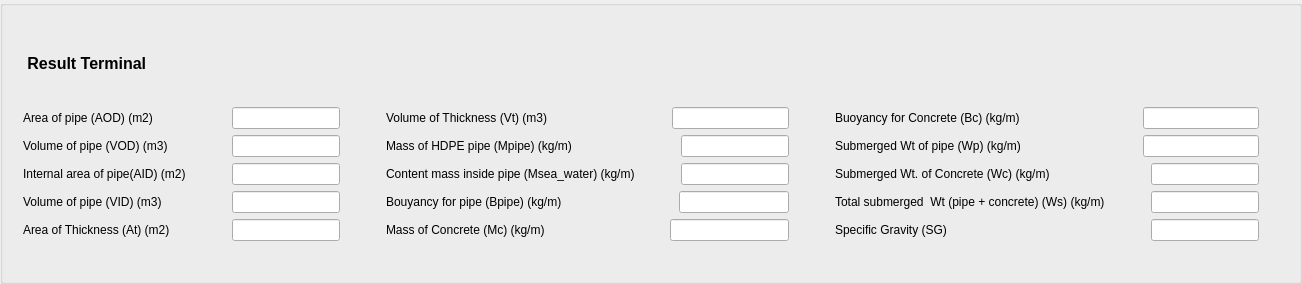
        <widget class="QGroupBox" name="groupBox_4">
         <property name="title">
          <string/>
         </property>
         <layout class="QGridLayout" name="gridLayout_4">
          <item row="0" column="0">
           <widget class="QWidget" name="widget_2" native="true">
            <layout class="QGridLayout" name="gridLayout_3">
             <item row="1" column="0">
              <layout class="QHBoxLayout" name="horizontalLayout_54">
               <item>
                <layout class="QGridLayout" name="gridLayout_17">
                 <item row="3" column="0">
                  <layout class="QHBoxLayout" name="horizontalLayout_55">
                   <item>
                    <widget class="QLabel" name="VID_label_54">
                     <property name="text">
                      <string>Volume of pipe (VID) (m3)</string>
                     </property>
                    </widget>
                   </item>
                   <item>
                    <spacer name="horizontalSpacer_63">
                     <property name="orientation">
                      <enum>Qt::Horizontal</enum>
                     </property>
                     <property name="sizeHint" stdset="0">
                      <size>
                       <width>40</width>
                       <height>20</height>
                      </size>
                     </property>
                    </spacer>
                   </item>
                   <item>
                    <widget class="QLineEdit" name="VID_lineEdit"/>
                   </item>
                  </layout>
                 </item>
                 <item row="2" column="0">
                  <layout class="QHBoxLayout" name="horizontalLayout_56">
                   <item>
                    <widget class="QLabel" name="AID_label">
                     <property name="text">
                      <string>Internal area of pipe(AID) (m2)</string>
                     </property>
                    </widget>
                   </item>
                   <item>
                    <spacer name="horizontalSpacer_64">
                     <property name="orientation">
                      <enum>Qt::Horizontal</enum>
                     </property>
                     <property name="sizeHint" stdset="0">
                      <size>
                       <width>40</width>
                       <height>20</height>
                      </size>
                     </property>
                    </spacer>
                   </item>
                   <item>
                    <widget class="QLineEdit" name="AID_lineEdit"/>
                   </item>
                  </layout>
                 </item>
                 <item row="1" column="0">
                  <layout class="QHBoxLayout" name="horizontalLayout_57">
                   <item>
                    <widget class="QLabel" name="VOD_label">
                     <property name="text">
                      <string>Volume of pipe (VOD) (m3)</string>
                     </property>
                    </widget>
                   </item>
                   <item>
                    <spacer name="horizontalSpacer_65">
                     <property name="orientation">
                      <enum>Qt::Horizontal</enum>
                     </property>
                     <property name="sizeHint" stdset="0">
                      <size>
                       <width>40</width>
                       <height>20</height>
                      </size>
                     </property>
                    </spacer>
                   </item>
                   <item>
                    <widget class="QLineEdit" name="VOD_lineEdit"/>
                   </item>
                  </layout>
                 </item>
                 <item row="4" column="0">
                  <layout class="QHBoxLayout" name="horizontalLayout_58">
                   <item>
                    <widget class="QLabel" name="At_label">
                     <property name="text">
                      <string>Area of Thickness (At) (m2)</string>
                     </property>
                    </widget>
                   </item>
                   <item>
                    <spacer name="horizontalSpacer_66">
                     <property name="orientation">
                      <enum>Qt::Horizontal</enum>
                     </property>
                     <property name="sizeHint" stdset="0">
                      <size>
                       <width>40</width>
                       <height>20</height>
                      </size>
                     </property>
                    </spacer>
                   </item>
                   <item>
                    <widget class="QLineEdit" name="At_lineEdit"/>
                   </item>
                  </layout>
                 </item>
                 <item row="0" column="0">
                  <layout class="QHBoxLayout" name="horizontalLayout_59">
                   <item>
                    <widget class="QLabel" name="AOD_label">
                     <property name="text">
                      <string>Area of pipe (AOD) (m2)</string>
                     </property>
                    </widget>
                   </item>
                   <item>
                    <spacer name="horizontalSpacer_67">
                     <property name="orientation">
                      <enum>Qt::Horizontal</enum>
                     </property>
                     <property name="sizeHint" stdset="0">
                      <size>
                       <width>40</width>
                       <height>20</height>
                      </size>
                     </property>
                    </spacer>
                   </item>
                   <item>
                    <widget class="QLineEdit" name="AOD_lineEdit"/>
                   </item>
                  </layout>
                 </item>
                </layout>
               </item>
               <item>
                <spacer name="horizontalSpacer_68">
                 <property name="orientation">
                  <enum>Qt::Horizontal</enum>
                 </property>
                 <property name="sizeHint" stdset="0">
                  <size>
                   <width>40</width>
                   <height>20</height>
                  </size>
                 </property>
                </spacer>
               </item>
               <item>
                <layout class="QGridLayout" name="gridLayout_18">
                 <item row="0" column="0">
                  <layout class="QHBoxLayout" name="horizontalLayout_60">
                   <item>
                    <widget class="QLabel" name="Vt_label">
                     <property name="text">
                      <string>Volume of Thickness (Vt) (m3)</string>
                     </property>
                    </widget>
                   </item>
                   <item>
                    <spacer name="horizontalSpacer_69">
                     <property name="orientation">
                      <enum>Qt::Horizontal</enum>
                     </property>
                     <property name="sizeHint" stdset="0">
                      <size>
                       <width>40</width>
                       <height>20</height>
                      </size>
                     </property>
                    </spacer>
                   </item>
                   <item>
                    <widget class="QLineEdit" name="Vt_lineEdit"/>
                   </item>
                  </layout>
                 </item>
                 <item row="2" column="0">
                  <layout class="QHBoxLayout" name="horizontalLayout_61">
                   <item>
                    <widget class="QLabel" name="Msea_water_label">
                     <property name="text">
                      <string>Content mass inside pipe (Msea_water) (kg/m)</string>
                     </property>
                    </widget>
                   </item>
                   <item>
                    <spacer name="horizontalSpacer_70">
                     <property name="orientation">
                      <enum>Qt::Horizontal</enum>
                     </property>
                     <property name="sizeHint" stdset="0">
                      <size>
                       <width>40</width>
                       <height>20</height>
                      </size>
                     </property>
                    </spacer>
                   </item>
                   <item>
                    <widget class="QLineEdit" name="Msea_water_lineEdit"/>
                   </item>
                  </layout>
                 </item>
                 <item row="1" column="0">
                  <layout class="QHBoxLayout" name="horizontalLayout_62">
                   <item>
                    <widget class="QLabel" name="M_pipe_label">
                     <property name="text">
                      <string>Mass of HDPE pipe (Mpipe) (kg/m)</string>
                     </property>
                    </widget>
                   </item>
                   <item>
                    <spacer name="horizontalSpacer_71">
                     <property name="orientation">
                      <enum>Qt::Horizontal</enum>
                     </property>
                     <property name="sizeHint" stdset="0">
                      <size>
                       <width>40</width>
                       <height>20</height>
                      </size>
                     </property>
                    </spacer>
                   </item>
                   <item>
                    <widget class="QLineEdit" name="Mpipe_lineEdit"/>
                   </item>
                  </layout>
                 </item>
                 <item row="3" column="0">
                  <layout class="QHBoxLayout" name="horizontalLayout_63">
                   <item>
                    <widget class="QLabel" name="Bpipe_label">
                     <property name="text">
                      <string>Bouyancy for pipe (Bpipe) (kg/m)</string>
                     </property>
                    </widget>
                   </item>
                   <item>
                    <spacer name="horizontalSpacer_72">
                     <property name="orientation">
                      <enum>Qt::Horizontal</enum>
                     </property>
                     <property name="sizeHint" stdset="0">
                      <size>
                       <width>40</width>
                       <height>20</height>
                      </size>
                     </property>
                    </spacer>
                   </item>
                   <item>
                    <widget class="QLineEdit" name="Bpipe_lineEdit"/>
                   </item>
                  </layout>
                 </item>
                 <item row="4" column="0">
                  <layout class="QHBoxLayout" name="horizontalLayout_64">
                   <item>
                    <widget class="QLabel" name="Mc_label">
                     <property name="text">
                      <string>Mass of Concrete (Mc) (kg/m)</string>
                     </property>
                    </widget>
                   </item>
                   <item>
                    <spacer name="horizontalSpacer_73">
                     <property name="orientation">
                      <enum>Qt::Horizontal</enum>
                     </property>
                     <property name="sizeHint" stdset="0">
                      <size>
                       <width>40</width>
                       <height>20</height>
                      </size>
                     </property>
                    </spacer>
                   </item>
                   <item>
                    <widget class="QLineEdit" name="Mc_lineEdit"/>
                   </item>
                  </layout>
                 </item>
                </layout>
               </item>
               <item>
                <spacer name="horizontalSpacer_74">
                 <property name="orientation">
                  <enum>Qt::Horizontal</enum>
                 </property>
                 <property name="sizeHint" stdset="0">
                  <size>
                   <width>40</width>
                   <height>20</height>
                  </size>
                 </property>
                </spacer>
               </item>
               <item>
                <layout class="QGridLayout" name="gridLayout_19">
                 <item row="1" column="0">
                  <layout class="QHBoxLayout" name="horizontalLayout_65">
                   <item>
                    <widget class="QLabel" name="Wp_label">
                     <property name="text">
                      <string>Submerged Wt of pipe (Wp) (kg/m)</string>
                     </property>
                    </widget>
                   </item>
                   <item>
                    <spacer name="horizontalSpacer_75">
                     <property name="orientation">
                      <enum>Qt::Horizontal</enum>
                     </property>
                     <property name="sizeHint" stdset="0">
                      <size>
                       <width>40</width>
                       <height>20</height>
                      </size>
                     </property>
                    </spacer>
                   </item>
                   <item>
                    <widget class="QLineEdit" name="Wp_lineEdit"/>
                   </item>
                  </layout>
                 </item>
                 <item row="0" column="0">
                  <layout class="QHBoxLayout" name="horizontalLayout_66">
                   <item>
                    <widget class="QLabel" name="Bc_label">
                     <property name="text">
                      <string>Buoyancy for Concrete (Bc) (kg/m)</string>
                     </property>
                    </widget>
                   </item>
                   <item>
                    <spacer name="horizontalSpacer_76">
                     <property name="orientation">
                      <enum>Qt::Horizontal</enum>
                     </property>
                     <property name="sizeHint" stdset="0">
                      <size>
                       <width>40</width>
                       <height>20</height>
                      </size>
                     </property>
                    </spacer>
                   </item>
                   <item>
                    <widget class="QLineEdit" name="Bc_lineEdit"/>
                   </item>
                  </layout>
                 </item>
                 <item row="2" column="0">
                  <layout class="QHBoxLayout" name="horizontalLayout_67">
                   <item>
                    <widget class="QLabel" name="Wc_label">
                     <property name="text">
                      <string>Submerged Wt. of Concrete (Wc) (kg/m)</string>
                     </property>
                    </widget>
                   </item>
                   <item>
                    <spacer name="horizontalSpacer_77">
                     <property name="orientation">
                      <enum>Qt::Horizontal</enum>
                     </property>
                     <property name="sizeHint" stdset="0">
                      <size>
                       <width>40</width>
                       <height>20</height>
                      </size>
                     </property>
                    </spacer>
                   </item>
                   <item>
                    <widget class="QLineEdit" name="Wc_lineEdit"/>
                   </item>
                  </layout>
                 </item>
                 <item row="4" column="0">
                  <layout class="QHBoxLayout" name="horizontalLayout_68">
                   <item>
                    <widget class="QLabel" name="SG_label">
                     <property name="text">
                      <string>Specific Gravity (SG)                                       </string>
                     </property>
                    </widget>
                   </item>
                   <item>
                    <spacer name="horizontalSpacer_78">
                     <property name="orientation">
                      <enum>Qt::Horizontal</enum>
                     </property>
                     <property name="sizeHint" stdset="0">
                      <size>
                       <width>40</width>
                       <height>20</height>
                      </size>
                     </property>
                    </spacer>
                   </item>
                   <item>
                    <widget class="QLineEdit" name="SG_lineEdit"/>
                   </item>
                  </layout>
                 </item>
                 <item row="3" column="0">
                  <layout class="QHBoxLayout" name="horizontalLayout_69">
                   <item>
                    <widget class="QLabel" name="Ws_label_68">
                     <property name="text">
                      <string>Total submerged  Wt (pipe + concrete) (Ws) (kg/m)</string>
                     </property>
                    </widget>
                   </item>
                   <item>
                    <spacer name="horizontalSpacer_79">
                     <property name="orientation">
                      <enum>Qt::Horizontal</enum>
                     </property>
                     <property name="sizeHint" stdset="0">
                      <size>
                       <width>40</width>
                       <height>20</height>
                      </size>
                     </property>
                    </spacer>
                   </item>
                   <item>
                    <widget class="QLineEdit" name="Ws_lineEdit"/>
                   </item>
                  </layout>
                 </item>
                </layout>
               </item>
              </layout>
             </item>
             <item row="0" column="0">
              <widget class="QLabel" name="Label_OUTPUT">
               <property name="font">
                <font>
                 <pointsize>12</pointsize>
                 <weight>75</weight>
                 <bold>true</bold>
                </font>
               </property>
               <property name="text">
                <string> Result Terminal</string>
               </property>
              </widget>
             </item>
            </layout>
           </widget>
          </item>
          <item row="0" column="1">
           <spacer name="verticalSpacer_6">
            <property name="orientation">
             <enum>Qt::Vertical</enum>
            </property>
            <property name="sizeHint" stdset="0">
             <size>
              <width>20</width>
              <height>233</height>
             </size>
            </property>
           </spacer>
          </item>
          <item row="1" column="0">
           <spacer name="horizontalSpacer_11">
            <property name="orientation">
             <enum>Qt::Horizontal</enum>
            </property>
            <property name="sizeHint" stdset="0">
             <size>
              <width>846</width>
              <height>20</height>
             </size>
            </property>
           </spacer>
          </item>
         </layout>
        </widget>
